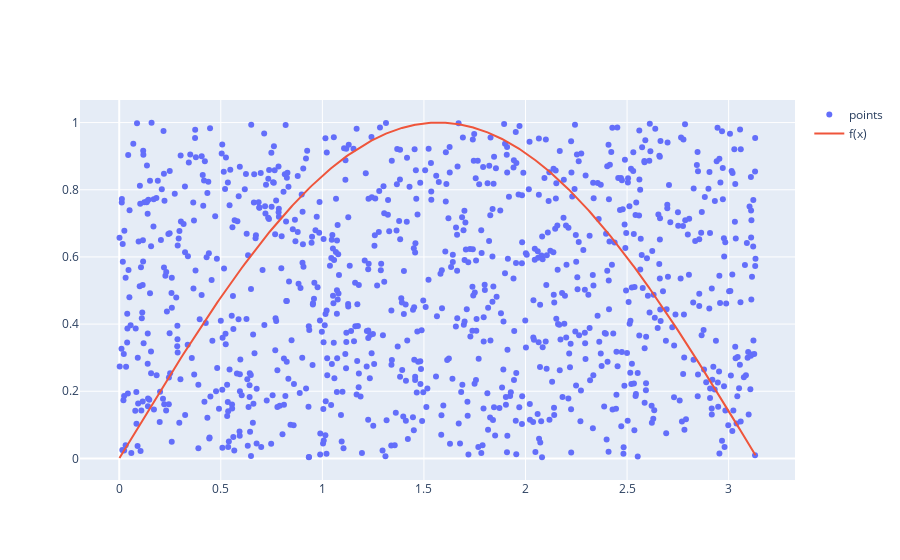

The notebook cell saved with this chart:
### Code cell
import math


visualize_mc(math.sin, 0, math.pi, num_puntos=1000)

### Figure 1 — Plotly figure (JSON) as saved in the notebook; plotly's stock layout.template omitted (floating-point values rounded to 4 significant figures; data arrays with more than 128 entries replaced by an {"elided": "..."} marker saying what was removed)
{"data": [{"mode": "markers", "name": "points", "type": "scatter", "x": {"elided": "1000 float values"}, "y": {"elided": "1000 float values"}}, {"mode": "lines", "name": "f(x)", "type": "scatter", "x": {"elided": "1000 float values"}, "y": {"elided": "1000 float values"}}], "layout": {"barmode": "stack"}}
